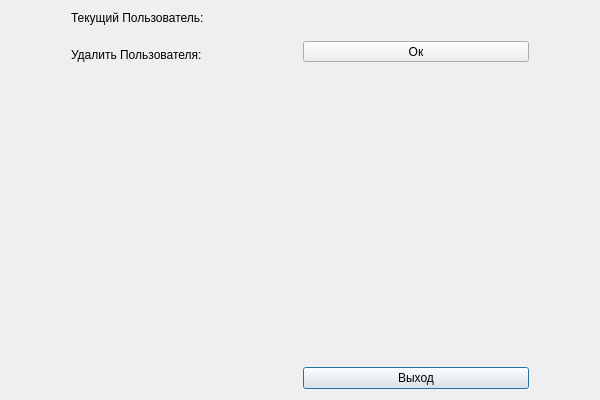
<?xml version="1.0" encoding="UTF-8"?>
<ui version="4.0">
 <class>optionsWindow</class>
 <widget class="QDialog" name="optionsWindow">
  <property name="geometry">
   <rect>
    <x>0</x>
    <y>0</y>
    <width>600</width>
    <height>400</height>
   </rect>
  </property>
  <property name="maximumSize">
   <size>
    <width>600</width>
    <height>400</height>
   </size>
  </property>
  <property name="windowTitle">
   <string>Настройки</string>
  </property>
  <layout class="QHBoxLayout" name="horizontalLayout_2">
   <item>
    <spacer name="horizontalSpacer">
     <property name="orientation">
      <enum>Qt::Horizontal</enum>
     </property>
     <property name="sizeType">
      <enum>QSizePolicy::Fixed</enum>
     </property>
     <property name="sizeHint" stdset="0">
      <size>
       <width>60</width>
       <height>20</height>
      </size>
     </property>
    </spacer>
   </item>
   <item>
    <layout class="QHBoxLayout" name="horizontalLayout">
     <item>
      <layout class="QVBoxLayout" name="verticalLayout_2">
       <item>
        <widget class="QLabel" name="label">
         <property name="sizePolicy">
          <sizepolicy hsizetype="Fixed" vsizetype="Fixed">
           <horstretch>0</horstretch>
           <verstretch>0</verstretch>
          </sizepolicy>
         </property>
         <property name="text">
          <string>Текущий Пользователь:</string>
         </property>
        </widget>
       </item>
       <item>
        <spacer name="verticalSpacer_3">
         <property name="orientation">
          <enum>Qt::Vertical</enum>
         </property>
         <property name="sizeType">
          <enum>QSizePolicy::Fixed</enum>
         </property>
         <property name="sizeHint" stdset="0">
          <size>
           <width>40</width>
           <height>17</height>
          </size>
         </property>
        </spacer>
       </item>
       <item>
        <widget class="QLabel" name="label_2">
         <property name="text">
          <string>Удалить Пользователя:</string>
         </property>
        </widget>
       </item>
       <item>
        <spacer name="verticalSpacer">
         <property name="orientation">
          <enum>Qt::Vertical</enum>
         </property>
         <property name="sizeHint" stdset="0">
          <size>
           <width>20</width>
           <height>40</height>
          </size>
         </property>
        </spacer>
       </item>
      </layout>
     </item>
    </layout>
   </item>
   <item>
    <layout class="QHBoxLayout" name="horizontalLayout_3">
     <item>
      <layout class="QVBoxLayout" name="verticalLayout_3">
       <item>
        <widget class="QLabel" name="label_3">
         <property name="text">
          <string/>
         </property>
        </widget>
       </item>
       <item>
        <spacer name="verticalSpacer_4">
         <property name="orientation">
          <enum>Qt::Vertical</enum>
         </property>
         <property name="sizeType">
          <enum>QSizePolicy::Fixed</enum>
         </property>
         <property name="sizeHint" stdset="0">
          <size>
           <width>20</width>
           <height>10</height>
          </size>
         </property>
        </spacer>
       </item>
       <item>
        <widget class="QToolButton" name="toolButton">
         <property name="sizePolicy">
          <sizepolicy hsizetype="Minimum" vsizetype="Fixed">
           <horstretch>0</horstretch>
           <verstretch>0</verstretch>
          </sizepolicy>
         </property>
         <property name="layoutDirection">
          <enum>Qt::LeftToRight</enum>
         </property>
         <property name="text">
          <string>Ок</string>
         </property>
        </widget>
       </item>
       <item>
        <spacer name="verticalSpacer_2">
         <property name="orientation">
          <enum>Qt::Vertical</enum>
         </property>
         <property name="sizeHint" stdset="0">
          <size>
           <width>20</width>
           <height>40</height>
          </size>
         </property>
        </spacer>
       </item>
       <item>
        <widget class="QPushButton" name="pushButton">
         <property name="text">
          <string>Выход</string>
         </property>
        </widget>
       </item>
      </layout>
     </item>
    </layout>
   </item>
   <item>
    <spacer name="horizontalSpacer_2">
     <property name="orientation">
      <enum>Qt::Horizontal</enum>
     </property>
     <property name="sizeType">
      <enum>QSizePolicy::Fixed</enum>
     </property>
     <property name="sizeHint" stdset="0">
      <size>
       <width>60</width>
       <height>20</height>
      </size>
     </property>
    </spacer>
   </item>
  </layout>
 </widget>
 <resources/>
 <connections/>
</ui>
